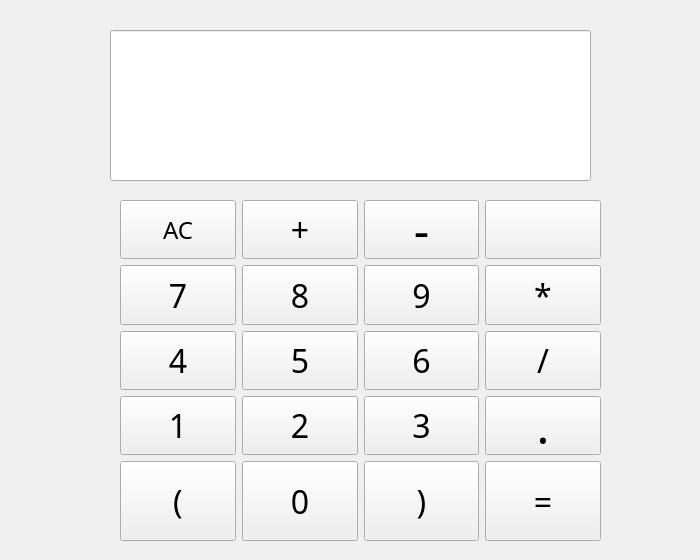
<?xml version="1.0" encoding="UTF-8"?>
<ui version="4.0">
 <class>Widget</class>
 <widget class="QWidget" name="Widget">
  <property name="geometry">
   <rect>
    <x>0</x>
    <y>0</y>
    <width>700</width>
    <height>560</height>
   </rect>
  </property>
  <property name="minimumSize">
   <size>
    <width>700</width>
    <height>560</height>
   </size>
  </property>
  <property name="windowTitle">
   <string>Widget</string>
  </property>
  <widget class="QLineEdit" name="resultLineEdit">
   <property name="geometry">
    <rect>
     <x>110</x>
     <y>30</y>
     <width>481</width>
     <height>151</height>
    </rect>
   </property>
   <property name="font">
    <font>
     <family>PingFang SC</family>
     <pointsize>48</pointsize>
    </font>
   </property>
   <property name="text">
    <string/>
   </property>
  </widget>
  <widget class="QWidget" name="layoutWidget">
   <property name="geometry">
    <rect>
     <x>120</x>
     <y>200</y>
     <width>481</width>
     <height>341</height>
    </rect>
   </property>
   <layout class="QGridLayout" name="gridLayout" rowstretch="1,1,1,1,1" columnstretch="1,1,1,1" rowminimumheight="1,1,1,1,1" columnminimumwidth="1,1,1,1">
    <item row="1" column="1">
     <widget class="QPushButton" name="eightButton">
      <property name="minimumSize">
       <size>
        <width>40</width>
        <height>40</height>
       </size>
      </property>
      <property name="maximumSize">
       <size>
        <width>160</width>
        <height>160</height>
       </size>
      </property>
      <property name="font">
       <font>
        <family>Heiti SC</family>
        <pointsize>24</pointsize>
        <bold>false</bold>
       </font>
      </property>
      <property name="text">
       <string>8</string>
      </property>
     </widget>
    </item>
    <item row="4" column="0">
     <widget class="QPushButton" name="leftButton">
      <property name="minimumSize">
       <size>
        <width>40</width>
        <height>40</height>
       </size>
      </property>
      <property name="maximumSize">
       <size>
        <width>160</width>
        <height>160</height>
       </size>
      </property>
      <property name="font">
       <font>
        <family>Heiti SC</family>
        <pointsize>24</pointsize>
        <bold>false</bold>
       </font>
      </property>
      <property name="text">
       <string>(</string>
      </property>
     </widget>
    </item>
    <item row="3" column="2">
     <widget class="QPushButton" name="threeButton">
      <property name="minimumSize">
       <size>
        <width>40</width>
        <height>40</height>
       </size>
      </property>
      <property name="maximumSize">
       <size>
        <width>160</width>
        <height>160</height>
       </size>
      </property>
      <property name="font">
       <font>
        <family>Heiti SC</family>
        <pointsize>24</pointsize>
        <bold>false</bold>
       </font>
      </property>
      <property name="text">
       <string>3</string>
      </property>
     </widget>
    </item>
    <item row="0" column="2">
     <widget class="QPushButton" name="minusButton">
      <property name="minimumSize">
       <size>
        <width>40</width>
        <height>40</height>
       </size>
      </property>
      <property name="maximumSize">
       <size>
        <width>160</width>
        <height>160</height>
       </size>
      </property>
      <property name="font">
       <font>
        <family>Heiti SC</family>
        <pointsize>36</pointsize>
        <bold>false</bold>
       </font>
      </property>
      <property name="text">
       <string>-</string>
      </property>
     </widget>
    </item>
    <item row="4" column="3">
     <widget class="QPushButton" name="equalButton">
      <property name="minimumSize">
       <size>
        <width>40</width>
        <height>80</height>
       </size>
      </property>
      <property name="maximumSize">
       <size>
        <width>160</width>
        <height>320</height>
       </size>
      </property>
      <property name="font">
       <font>
        <family>Heiti SC</family>
        <pointsize>24</pointsize>
        <bold>false</bold>
       </font>
      </property>
      <property name="text">
       <string>=</string>
      </property>
     </widget>
    </item>
    <item row="1" column="0">
     <widget class="QPushButton" name="sevenButton">
      <property name="minimumSize">
       <size>
        <width>40</width>
        <height>40</height>
       </size>
      </property>
      <property name="maximumSize">
       <size>
        <width>160</width>
        <height>160</height>
       </size>
      </property>
      <property name="font">
       <font>
        <family>Heiti SC</family>
        <pointsize>24</pointsize>
        <bold>false</bold>
       </font>
      </property>
      <property name="text">
       <string>7</string>
      </property>
     </widget>
    </item>
    <item row="3" column="1">
     <widget class="QPushButton" name="twoButton">
      <property name="minimumSize">
       <size>
        <width>40</width>
        <height>40</height>
       </size>
      </property>
      <property name="maximumSize">
       <size>
        <width>160</width>
        <height>160</height>
       </size>
      </property>
      <property name="font">
       <font>
        <family>Heiti SC</family>
        <pointsize>24</pointsize>
        <bold>false</bold>
       </font>
      </property>
      <property name="text">
       <string>2</string>
      </property>
     </widget>
    </item>
    <item row="0" column="1">
     <widget class="QPushButton" name="addButton">
      <property name="minimumSize">
       <size>
        <width>40</width>
        <height>40</height>
       </size>
      </property>
      <property name="maximumSize">
       <size>
        <width>160</width>
        <height>160</height>
       </size>
      </property>
      <property name="font">
       <font>
        <family>Heiti SC</family>
        <pointsize>24</pointsize>
        <bold>false</bold>
       </font>
      </property>
      <property name="text">
       <string>+</string>
      </property>
     </widget>
    </item>
    <item row="2" column="2">
     <widget class="QPushButton" name="sixButton">
      <property name="minimumSize">
       <size>
        <width>40</width>
        <height>40</height>
       </size>
      </property>
      <property name="maximumSize">
       <size>
        <width>160</width>
        <height>160</height>
       </size>
      </property>
      <property name="font">
       <font>
        <family>Heiti SC</family>
        <pointsize>24</pointsize>
        <bold>false</bold>
       </font>
      </property>
      <property name="text">
       <string>6</string>
      </property>
     </widget>
    </item>
    <item row="3" column="0">
     <widget class="QPushButton" name="oneButton">
      <property name="minimumSize">
       <size>
        <width>40</width>
        <height>40</height>
       </size>
      </property>
      <property name="maximumSize">
       <size>
        <width>160</width>
        <height>160</height>
       </size>
      </property>
      <property name="font">
       <font>
        <family>Heiti SC</family>
        <pointsize>24</pointsize>
        <bold>false</bold>
       </font>
      </property>
      <property name="cursor">
       <cursorShape>ArrowCursor</cursorShape>
      </property>
      <property name="text">
       <string>1</string>
      </property>
     </widget>
    </item>
    <item row="4" column="1">
     <widget class="QPushButton" name="zeroButton">
      <property name="minimumSize">
       <size>
        <width>40</width>
        <height>40</height>
       </size>
      </property>
      <property name="maximumSize">
       <size>
        <width>160</width>
        <height>160</height>
       </size>
      </property>
      <property name="font">
       <font>
        <family>Heiti SC</family>
        <pointsize>24</pointsize>
        <bold>false</bold>
       </font>
      </property>
      <property name="text">
       <string>0</string>
      </property>
     </widget>
    </item>
    <item row="0" column="0">
     <widget class="QPushButton" name="clearButton">
      <property name="minimumSize">
       <size>
        <width>40</width>
        <height>40</height>
       </size>
      </property>
      <property name="maximumSize">
       <size>
        <width>160</width>
        <height>160</height>
       </size>
      </property>
      <property name="font">
       <font>
        <family>Heiti SC</family>
        <pointsize>18</pointsize>
        <bold>false</bold>
       </font>
      </property>
      <property name="text">
       <string>AC</string>
      </property>
     </widget>
    </item>
    <item row="2" column="3">
     <widget class="QPushButton" name="divisionButton">
      <property name="minimumSize">
       <size>
        <width>40</width>
        <height>40</height>
       </size>
      </property>
      <property name="maximumSize">
       <size>
        <width>160</width>
        <height>160</height>
       </size>
      </property>
      <property name="font">
       <font>
        <family>Heiti SC</family>
        <pointsize>24</pointsize>
        <bold>false</bold>
       </font>
      </property>
      <property name="text">
       <string>/</string>
      </property>
     </widget>
    </item>
    <item row="2" column="0">
     <widget class="QPushButton" name="fourButton">
      <property name="minimumSize">
       <size>
        <width>40</width>
        <height>40</height>
       </size>
      </property>
      <property name="maximumSize">
       <size>
        <width>160</width>
        <height>160</height>
       </size>
      </property>
      <property name="font">
       <font>
        <family>Heiti SC</family>
        <pointsize>24</pointsize>
        <bold>false</bold>
       </font>
      </property>
      <property name="text">
       <string>4</string>
      </property>
     </widget>
    </item>
    <item row="1" column="3">
     <widget class="QPushButton" name="mulButton">
      <property name="minimumSize">
       <size>
        <width>40</width>
        <height>40</height>
       </size>
      </property>
      <property name="maximumSize">
       <size>
        <width>160</width>
        <height>160</height>
       </size>
      </property>
      <property name="font">
       <font>
        <family>Heiti SC</family>
        <pointsize>24</pointsize>
        <bold>false</bold>
       </font>
      </property>
      <property name="text">
       <string>*</string>
      </property>
     </widget>
    </item>
    <item row="4" column="2">
     <widget class="QPushButton" name="rightButton">
      <property name="minimumSize">
       <size>
        <width>40</width>
        <height>40</height>
       </size>
      </property>
      <property name="maximumSize">
       <size>
        <width>160</width>
        <height>160</height>
       </size>
      </property>
      <property name="font">
       <font>
        <family>Heiti SC</family>
        <pointsize>24</pointsize>
        <bold>false</bold>
       </font>
      </property>
      <property name="text">
       <string>)</string>
      </property>
     </widget>
    </item>
    <item row="0" column="3">
     <widget class="QPushButton" name="deleteButton">
      <property name="minimumSize">
       <size>
        <width>40</width>
        <height>40</height>
       </size>
      </property>
      <property name="maximumSize">
       <size>
        <width>160</width>
        <height>160</height>
       </size>
      </property>
      <property name="font">
       <font>
        <family>Heiti SC</family>
        <pointsize>14</pointsize>
        <bold>true</bold>
       </font>
      </property>
      <property name="text">
       <string/>
      </property>
      <property name="iconSize">
       <size>
        <width>64</width>
        <height>32</height>
       </size>
      </property>
     </widget>
    </item>
    <item row="2" column="1">
     <widget class="QPushButton" name="fiveButton">
      <property name="minimumSize">
       <size>
        <width>40</width>
        <height>40</height>
       </size>
      </property>
      <property name="maximumSize">
       <size>
        <width>160</width>
        <height>160</height>
       </size>
      </property>
      <property name="font">
       <font>
        <family>Heiti SC</family>
        <pointsize>24</pointsize>
        <bold>false</bold>
       </font>
      </property>
      <property name="text">
       <string>5</string>
      </property>
     </widget>
    </item>
    <item row="1" column="2">
     <widget class="QPushButton" name="nineButton">
      <property name="minimumSize">
       <size>
        <width>40</width>
        <height>40</height>
       </size>
      </property>
      <property name="maximumSize">
       <size>
        <width>160</width>
        <height>160</height>
       </size>
      </property>
      <property name="font">
       <font>
        <family>Heiti SC</family>
        <pointsize>24</pointsize>
        <bold>false</bold>
       </font>
      </property>
      <property name="text">
       <string>9</string>
      </property>
     </widget>
    </item>
    <item row="3" column="3">
     <widget class="QPushButton" name="dotButton">
      <property name="minimumSize">
       <size>
        <width>40</width>
        <height>40</height>
       </size>
      </property>
      <property name="maximumSize">
       <size>
        <width>160</width>
        <height>160</height>
       </size>
      </property>
      <property name="font">
       <font>
        <family>Heiti SC</family>
        <pointsize>36</pointsize>
        <bold>false</bold>
       </font>
      </property>
      <property name="text">
       <string>.</string>
      </property>
     </widget>
    </item>
   </layout>
  </widget>
 </widget>
 <resources/>
 <connections/>
</ui>
